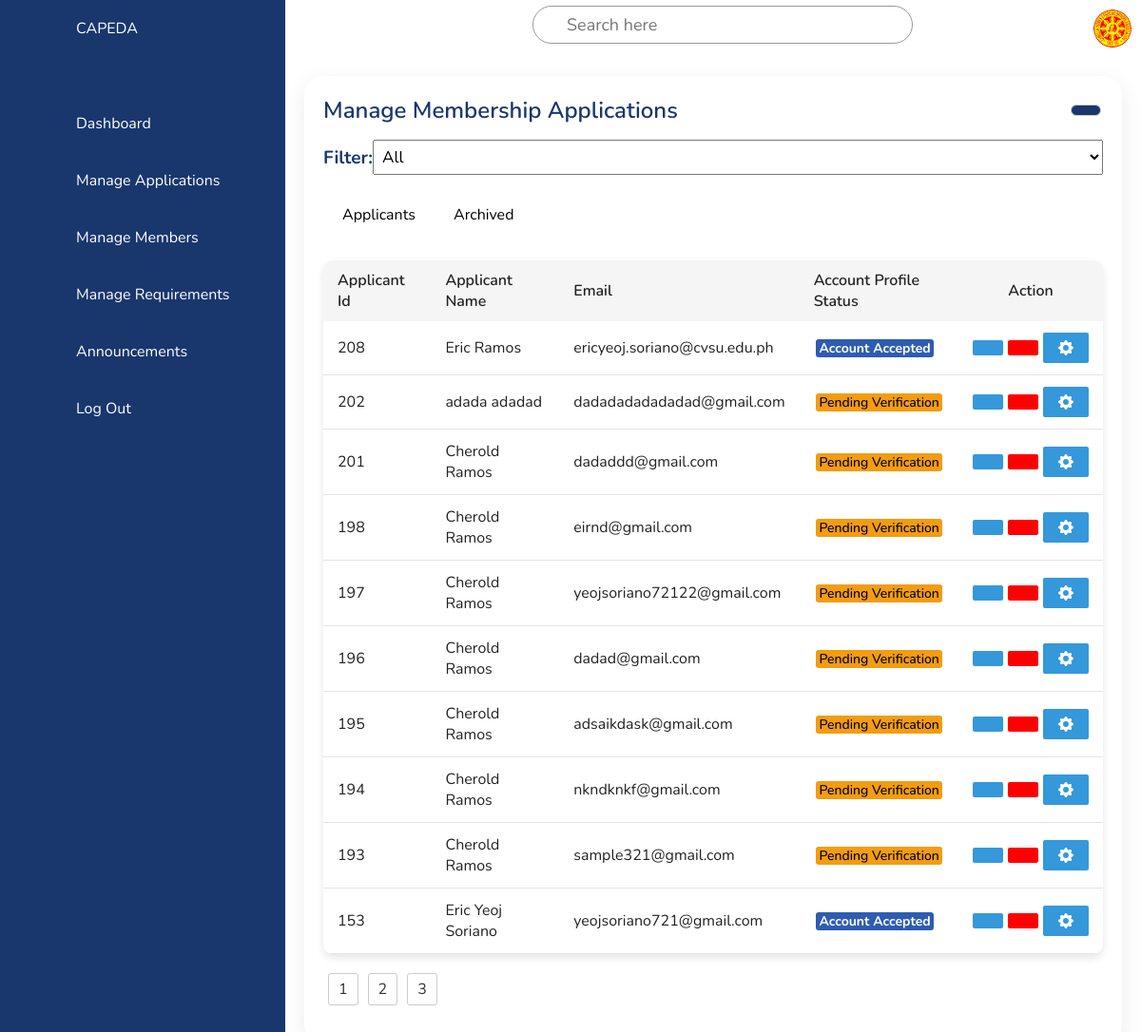
The page /ADMIN/adminManageApplications.php on the database its author committed.
### tables this page shows
CREATE TABLE `account_profiles` (
  `id` int(11) NOT NULL,
  `firstName` varchar(255) NOT NULL,
  `lastName` varchar(255) NOT NULL,
  `cpNumber` varchar(11) NOT NULL,
  `birthday` date DEFAULT NULL,
  `age` int(11) NOT NULL,
  `address` varchar(255) NOT NULL,
  `email` varchar(255) NOT NULL,
  `temporary_password` varchar(255) NOT NULL,
  `password` varchar(255) NOT NULL,
  `otp` varchar(6) NOT NULL,
  `otp_exp` datetime NOT NULL,
  `status` int(11) NOT NULL,
  `activationToken` varchar(255) NOT NULL,
  `user_role` int(11) NOT NULL,
  `denial_reason` varchar(255) NOT NULL
);

### ADMIN/status_functions.php (called while the page is built, shortened)
<?php
function getStatusText($statusCode)
{
    switch ($statusCode) {
        case 0:
            return "Pending Verification";
        case 2:
            return "Account Accepted";
        case 4:
            return "Application Denied";
    }
}

### ADMIN/adminManageApplications.php (the view, shortened to what this page needs)
<?php
include "status_functions.php";
?>
<!DOCTYPE html>
<html lang="en">
<head>
  <link rel="stylesheet" href="../css/admin/adminApp.css" />
  <link rel="stylesheet" href="../css/admin/verifyEmailModal.css" />
  <link rel="stylesheet" href="../css/admin/table.css">
  <link rel="stylesheet" href="../css/admin/global.css">
</head>
<body>
  <?php
  include 'adminNavigation.php';
  ?>
  <div class="main">
    <div class="topbar">
      <div class="toggle">
      </div>
      <div class="search">
        <label for="">
          <input type="text" placeholder="Search here" />
        </label>
      </div>
      <div class="user">
        <img src="../images/logo.jpg" alt="Sample pic" />
      </div>
    </div>
    <div class="details">
      <div class="recentApplications">
        <div class="applicationHeader">
          <h2>Manage Membership Applications</h2>
          <div class="button-container">
            <a href="#" class="btn modal-trigger" data-modal-id="<?php echo 'addApplicantModal' ?>"><ion-icon name="add"></ion-icon></a>
            <?php
            include('modals/addapplicant_modal.php');
            ?>
          </div>
        </div>
        <div class="filter-container">
          <label for="statusFilter">Filter:</label>
          <select id="statusFilter">
            <option value="all">All</option>
          </select>
        </div>
        <div>
          <ul class="navbar">
            <li><a href="#" onclick="showTable('table1')">Applicants </a></li>
            <li><a href="#" onclick="showTable('table2')">Archived</a></li>
          </ul>
        </div>
        <table class="applications-table" id="table1">
          <thead>
            <tr>
              <th>Applicant Id</th>
              <th>Applicant Name</th>
              <th>Email</th>
              <th>Account Profile Status</th>
              <th class="action-header" colspan="3">Action</th>
            </tr>
          </thead>
          <tbody>
            <?php
            $sql = mysqli_query($conn, "SELECT * from account_profiles ORDER BY id DESC") or die(mysqli_error($conn));
            if (mysqli_num_rows($sql) > 0) {
              while ($row = mysqli_fetch_array($sql)) {
                $id = $row['id'];
                $status = getStatusText($row['status']);
                if ($row['status'] == 1) {
                  $statusClass = 'status-verified';
                } elseif ($row['status'] == 2) {
                  $statusClass = 'status-accepted';
                } elseif ($row['status'] == 3) {
                  $statusClass = 'status-done';
                } elseif ($row['status'] == 4) {
                  $statusClass = 'status-denied';
                } else {
                  $statusClass = 'status-pending';
                }
            ?>
                <tr>
                  <td><?php echo $row['id'] ?></td>
                  <td data-applicant-name="<?php echo $row['firstName'] . " " . $row['lastName']; ?>"><?php echo $row['firstName'] . " " . $row['lastName']; ?></td>
                  <td><?php echo $row['email']; ?></td>
                  <td><span class="status <?php echo $statusClass; ?>"><?php echo $status; ?></span></td>
                  <td>
                    <div class="action-buttons">
                      <button type="button" class="action-button editBtn modal-trigger" data-modal-id="<?php echo 'user' . $id; ?>">
                      </button>
                      <button type="button" class="action-button deleteBtn modal-trigger" data-modal-id="<?php echo 'deleteApplicantModal' . $id ?>" data-applicant-name="<?php echo $row['firstName'] . ' ' . $row['lastName']; ?>">
                      </button>
                      <button type="button" class="action-button decisionBtn modal-trigger" data-modal-id="<?php echo 'approveOrDenyApplicantModal' . $id; ?>" data-applicant-name="<?php echo $row['firstName'] . ' ' . $row['lastName']; ?>">
                      </button>
                      <?php
                      include('modals/decision_modals/approveOrDeny_modal.php');
                      ?>
                    </div>
                  </td>
                </tr>
            <?php
              }
            } else {
              echo "Record not Found";
            }
            ?>
        <div class="pagination">
        </div>
</body>
</html>

### css/admin/adminApp.css (style rules this page uses)
* { font-family: "Nunito", sans-serif; margin: 0; padding: 0; box-sizing: border-box; }
:root { --dBlue: #19376d; --white: #fff; --gray: #f5f5f5; --black1: #222; --black2: #999; }
body { min-height: 100vh; overflow-x: hidden; }
.main { position: absolute; width: calc(100% - 300px); left: 300px; min-height: 100vh; background: var(--white); transition: 0.5s; }
.topbar { width: 100%; height: 60px; display: flex; justify-content: space-between; align-items: center; padding: 0 10px; }
.toggle { position: relative; width: 60px; height: 60px; display: flex; justify-content: center; align-items: center; font-size: 2rem; cursor: pointer; }
.search { position: relative; width: 400px; margin: 0 10px; }
.search label { position: relative; width: 100%; }
.search label input { width: 100%; height: 40px; border-radius: 40px; padding: 5px 20px; padding-left: 35px; font-size: 18px; outline: none; border: 1px solid var(--black2); }
.user { position: relative; width: 40px; height: 40px; border-radius: 50%; overflow: hidden; cursor: pointer; }
.user img { position: absolute; top: 0; left: 0; width: 100%; height: 100%; object-fit: cover; }
.details { position: relative; width: 100%; padding: 20px; display: grid; grid-template-columns: 1fr; grid-gap: 30px; }
.details .recentApplications { position: relative; display: grid; min-height: 300px; background: var(--white); padding: 20px; box-shadow: 0 7px 25px rgba(0, 0, 0, 0.08); border-radius: 20px; }
.details .applicationHeader { display: flex; justify-content: space-between; align-items: center; margin-bottom: 15px; }
.applicationHeader h2 { font-weight: 600; color: var(--dBlue); font-size: 1.5rem; }
.button-container { display: flex; gap: 10px; }
.applicationHeader .btn { font-size: 22px; padding: 5px 15px; background: var(--dBlue); text-decoration: none; color: var(--white); border-radius: 6px; font-weight: 500; transition: background 0.3s ease; }
.details table thead td, .details .recentApplications table tbody tr td { padding: 12px 15px; text-align: left; vertical-align: middle; }
.details table { width: 100%; border-collapse: collapse; margin-top: 20px; font-size: 16px; background-color: var(--white); border-radius: 10px; overflow: hidden; box-shadow: 0 4px 8px rgba(0, 0, 0, 0.1); }
.details table thead th { font-weight: 600; text-align: left; padding: 10px 15px; background-color: var(--gray); }
.details table thead th.action-header { font-weight: 600; text-align: center; padding: 10px 15px; background-color: var(--gray); }
.details .recentApplications table tr { color: var(--black1); border-bottom: 1px solid rgba(0, 0, 0, 0.1); transition: background 0.3s ease; }
.details .recentApplications table tr:last-child { border-bottom: none; }
.details .recentApplications table tr td { padding: 12px 15px; text-align: left; vertical-align: middle; }
.filter-container { display: flex; align-items: center; margin-bottom: 8px; }
label { display: inline-block; margin-bottom: 8px; color: #19376d; font-size: 19px; }
select { display: inline-block; padding: 5px; margin-bottom: 8px; font-size: 17px; width: 100%; }
.status { padding: 2px 6px; border-radius: 4px; font-size: 14px; font-weight: 500; }
.status-pending { color: orange; }
.action-header { text-align: center; }
.action-buttons { display: flex; gap: 5px; justify-content: center; align-items: center; }
.action-button { padding: 8px 16px; background-color: #3498db; color: #fff; border: none; border-radius: 2px; cursor: pointer; display: flex; align-items: center; justify-content: center; }
.deleteBtn { background-color: red; }
label:not(.form-check-label):not(.custom-file-label) { font-weight: 700; }

### css/admin/verifyEmailModal.css (style rules this page uses)
* { box-sizing: border-box; }

### css/admin/table.css (style rules this page uses)
.pagination { margin: 20px 0; font-family: Arial, sans-serif; }
.navbar { list-style: none; padding: 0; margin: 0; display: flex; align-items: center; }
.navbar li { margin: 0; padding: 0; }
.navbar li a { display: block; padding: 15px 20px; text-decoration: none; color: black; position: relative; transition: color 0.3s; }
.navbar li a:after { content: ""; display: block; height: 2px; width: 0; background: #333; transition: width 0.3s; }

### rows shown on the page
account_profiles: id "208", firstName "Eric", lastName "Ramos", email "ericyeoj.soriano@cvsu.edu.ph", status "Account Accepted"
account_profiles: id "202", firstName "adada", lastName "adadad", email "dadadadadadadad@gmail.com", status "Pending Verification"
account_profiles: id "201", firstName "Cherold", lastName "Ramos", email "dadaddd@gmail.com", status "Pending Verification"
account_profiles: id "198", firstName "Cherold", lastName "Ramos", email "eirnd@gmail.com", status "Pending Verification"
account_profiles: id "197", firstName "Cherold", lastName "Ramos", email "yeojsoriano72122@gmail.com", status "Pending Verification"
account_profiles: id "196", firstName "Cherold", lastName "Ramos", email "dadad@gmail.com", status "Pending Verification"
account_profiles: id "195", firstName "Cherold", lastName "Ramos", email "adsaikdask@gmail.com", status "Pending Verification"
account_profiles: id "194", firstName "Cherold", lastName "Ramos", email "nkndknkf@gmail.com", status "Pending Verification"
account_profiles: id "193", firstName "Cherold", lastName "Ramos", email "sample321@gmail.com", status "Pending Verification"
account_profiles: id "153", firstName "Eric Yeoj", lastName "Soriano", email "yeojsoriano721@gmail.com", status "Account Accepted"
